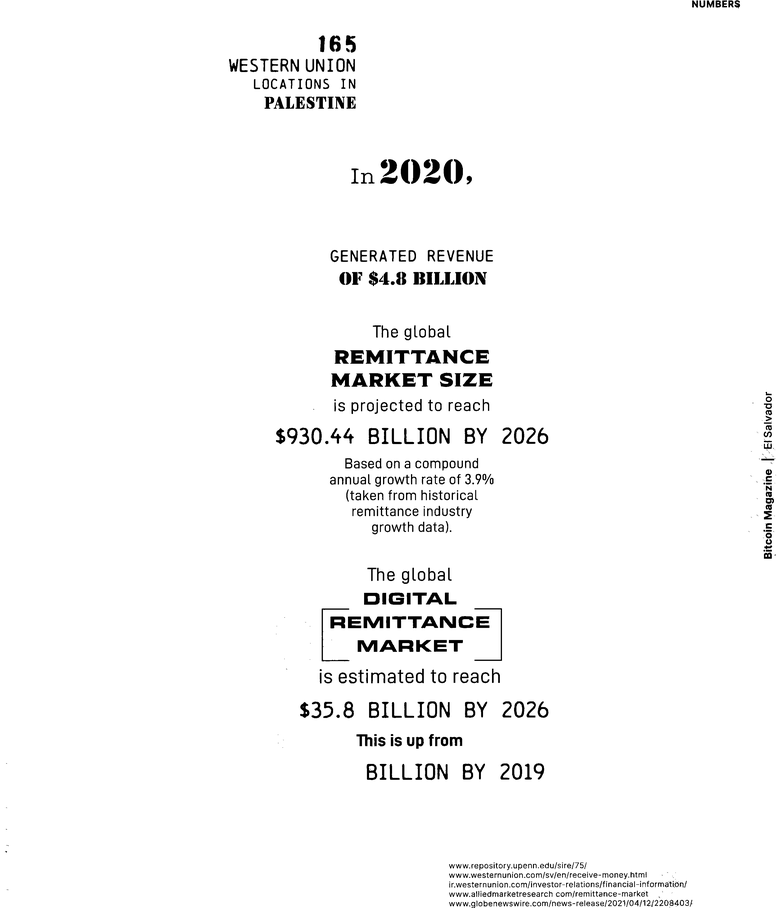
#> input picture solver/scan400/p72_mask.png, 777 x 908 px, shrunk from 3280 x 3832 before the run; its folder holds only this picture in this run
$ python p77_weight.py --img scan400/p72_mask.png
#> lines starting #> are read from the running program, lines starting #| are printed output that depends on the picture; after the words box and inside, x2 and y2 are one past the last pixel; in counts of white or black regions, pixels touching at a corner belong together
### solver/gap_cipher.py
#!/usr/bin/env python3
"""
WORD-SPACING as the hidden channel, measured on lossless 320 dpi bilevel masks.

WHY THIS, AND WHY ONLY NOW
Every typographic attack so far has gone after WEIGHT — bold as a null cipher,
bold as a Bacon cipher. Weight is the wrong signal for this artefact: the face
is a distressed typewriter, its glyphs vary in ink by design, and the measured
per-word calls never separated cleanly. Spacing is a different physical
quantity and a better one here, for a reason specific to this article: the
face is a TYPEWRITER face, so if it is monospaced every character advance is
one fixed pitch and a word gap is an integer number of pitches. One space
versus two is then a clean binary symbol — the oldest text-steganography
channel there is, and one that survives typesetting, printing and scanning.
It also matches the clue better than weight does: a key hidden IN THE TEXT,
invisible to a reader, is what double spaces are.

A FIRST VERSION OF THIS SCRIPT PRODUCED A CONFIDENT "NO CHANNEL" THAT WAS
WORTHLESS, and the reason is recorded here so it is not repeated. It sliced
lines by row-ink profile over the full page width, which merged body text with
the rotated sidebar and headline, giving 687px line-start spreads and word
"gaps" averaging 147px. Its null — the dip statistic on letter gaps — returned
exactly 1.00 on every page, because letter gaps are small integers and a
histogram of few distinct integer values always contains a perfect valley. A
saturated null cannot calibrate anything. Both faults are fixed below:
segmentation is by connected component, and the test is a BIC comparison
between one- and two-component Gaussian mixtures, calibrated against synthetic
unimodal samples matched to each page's own n, mean and sd.

  python3 gap_cipher.py --selftest
  python3 gap_cipher.py
"""
import argparse, glob, json, math, os, sys

import numpy as np
from PIL import Image

Image.MAX_IMAGE_PIXELS = None


# [41 lines left out: functions load_mask, components, group_lines, not called in this run]


def bic_1_vs_2(v, iters=80, sd_floor=None):
    """BIC of a 1-component vs a 2-component Gaussian fit (EM).

    Returns (bic1 - bic2, mu_lo, mu_hi, weight_hi). Positive means the
    two-component model is preferred.

    `sd_floor` stops a component collapsing onto a single repeated value, and
    it MUST scale with the data. It was originally hard-coded to 0.35, which
    suited raw pixel gaps and was then silently carried over to quantities
    normalised into units of ~1.0 with sd around 0.18 — a floor twice the whole
    spread of the data. That does not merely weaken the fit, it inverts the
    answer: both components are pinned so wide that EM converges to one mean
    and the two-component log-likelihood lands BELOW the one-component fit, so
    a genuinely bimodal sample is reported as unimodal with a large negative
    margin. Default is now a fraction of the sample's own spread.

    A single EM run from the quartiles also gets stuck inside a dominant peak
    when the second population is small, so several initialisations are tried
    and the best likelihood kept.
    """
    v = np.asarray(v, dtype=float)
    n = len(v)
    if n < 40:
        return -1e9, 0, 0, 0
    s = max(v.std(), 1e-6)
    ll1 = float(np.sum(-0.5 * ((v - v.mean()) / s) ** 2 - math.log(s * math.sqrt(2 * math.pi))))
    bic1 = 2 * math.log(n) - 2 * ll1

    floor = sd_floor if sd_floor is not None else max(0.02 * s, 1e-9)
    best = None
    for q in ((25, 75), (10, 90), (5, 60), (40, 97), (50, 99)):
        mu = np.array([np.percentile(v, q[0]), np.percentile(v, q[1])], float)
        if mu[1] - mu[0] < 1e-12:
            continue
        sd = np.array([s, s], dtype=float)
        w = np.array([0.5, 0.5])
        tot = None
        for _ in range(iters):
            p = np.stack([w[k] * np.exp(-0.5 * ((v - mu[k]) / sd[k]) ** 2)
                          / (sd[k] * math.sqrt(2 * math.pi)) for k in range(2)])
            tot = p.sum(axis=0) + 1e-300
            r = p / tot
            nk = r.sum(axis=1) + 1e-12
            w = nk / n
            mu = (r * v).sum(axis=1) / nk
            sd = np.maximum(np.sqrt((r * (v - mu[:, None]) ** 2).sum(axis=1) / nk),
                            floor)
        ll = float(np.sum(np.log(tot)))
        if best is None or ll > best[0]:
            best = (ll, mu.copy(), w.copy())
    if best is None:
        return -1e9, 0, 0, 0
    ll2, mu, w = best
    bic2 = 5 * math.log(n) - 2 * ll2
    o = np.argsort(mu)
    return bic1 - bic2, float(mu[o[0]]), float(mu[o[1]]), float(w[o[1]])


def null_margin(n, mean, sd, step=1.0, trials=300, seed=7, sd_floor=None):
    """Largest BIC margin a UNIMODAL sample of the same shape produces.

    This is the operation-matched null. Anything the real data scores below
    this is what the estimator does to data with no second cluster in it.

    300 trials, not a few dozen: the threshold is an upper-tail percentile, and
    estimating it from 40 draws left the realised false-positive rate at 17%
    against a nominal 5%.

    `step` must match the data's own quantization. Gaps are measured in whole
    pixels and then divided by their line's glyph width, so a normalised gap
    lands on a grid of 1/width, not on integers. Rounding the null to integers
    while the data sits on a 1/30 grid compares two different distributions and
    the margin it yields means nothing.
    """
    rng = np.random.default_rng(seed)
    out = []
    for _ in range(trials):
        v = np.round(rng.normal(mean, sd, n) / step) * step
        out.append(bic_1_vs_2(v, sd_floor=sd_floor)[0])
    return float(np.percentile(out, 95))


# [117 lines left out: functions measure, selftest, main, not called in this run]


# [2 lines that do not run on import are left out]

### solver/p77_weight.py
#!/usr/bin/env python3
"""
Is the sub-word bold on page 77 a real weight channel, or a distressed face?

WHY PAGE 77 DECIDES IT
This project ruled out per-CHARACTER bold twice, on the grounds that the calls
tracked glyph identity rather than weight: across the earlier pages v/i/l/u/d
were called bold ten to thirty times more often than a/c/n/o. That argument was
computed on 212 dpi JPEG of small dark-on-light type, and it may have been
measuring the measurement.

Page 77 is different, and it was never examined, because it is the one page the
scanner produced no text mask for — it is printed white-on-dark, so there was
no black-on-white layer to separate, and it also happens to have been scanned
upside down. Rotated and rendered at 600 dpi it is by a wide margin the best
conditioned text in the artefact: large, wide-tracked, high-contrast. At that
resolution the sub-word bold is plainly visible — "star(ve) to (death) as (the)
resu(l)t" — so the question is no longer whether it can be seen but what it is.

THE DISCRIMINATOR
A cipher needs TWO WEIGHTS OF ONE FACE. A distressed typewriter face needs only
one weight with uneven ink. They differ in a way that does not depend on
reading anything:

  cipher            instances of the SAME letter fall into two separated
                    clusters, because the same glyph is set both ways
  distressed face   instances of the same letter form ONE spread-out cluster,
                    because ink varies continuously and per-glyph

So the test is within-letter bimodality, run per letter identity and pooled,
against the operation-matched unimodal null already calibrated in gap_cipher
(7% realised false-positive rate at a nominal 5%).

A second, assumption-free check needs no transcript alignment at all: find
repeated WORDS on the page and ask whether the same word appears at two
different weights.

  python3 p77_weight.py --selftest
  python3 p77_weight.py --img <600dpi p77 png>
"""
import argparse, os, re, sys
from collections import defaultdict

import numpy as np
from PIL import Image
from scipy import ndimage

from gap_cipher import bic_1_vs_2, null_margin

Image.MAX_IMAGE_PIXELS = None

# The body lines of p77, in print order. Display headline (17-21) excluded:
# it is a different face at a different size and would confound weight.
BODY = list(range(1, 17)) + list(range(22, 33))


def transcript(pageno=77, path="article_transcript.txt"):
    raw = open(path, encoding="utf-8").read()
    parts = re.split(r"^=== PAGE (\d+).*?===$", raw, flags=re.M)
    it = iter(parts[1:])
    for num, body in zip(it, it):
        if int(num) == pageno:
            return [l.strip() for l in body.splitlines() if l.strip()]
    return []


def ink_of(path, invert=None):
    """Boolean ink mask, with the POLARITY DECIDED FROM THE DATA.

    Page 77 is white text on dark paper, the other pages are the reverse, and
    getting this backwards does not fail loudly — it segments the paper as if
    it were ink and returns a few hundred fragments that look like a plausible
    glyph count. Ink is whichever side of the threshold is the minority class.
    """
    g = np.asarray(Image.open(path).convert("L")).astype(np.float32)
    # Otsu, with the numerator's `tot` factor that an earlier version of this
    # project dropped — without it the score climbs monotonically and the
    # threshold comes back as 254 on every page.
    h, _ = np.histogram(g, bins=256, range=(0, 256))
    tot = h.sum()
    idx = np.arange(256)
    w = np.cumsum(h)
    mt = float((idx * h).sum())
    m = np.cumsum(idx * h)
    num = (m * tot - w * mt) ** 2
    den = (tot ** 2) * w * (tot - w)
    valid = den > 0                      # degenerate splits excluded, not fudged
    score = np.where(valid, num / np.where(valid, den, 1), -1.0)
    thr = int(np.argmax(score))
    bright = g > thr
    ink = bright if bright.mean() < 0.5 else ~bright
    if invert is not None:                       # explicit override for tests
        ink = (g <= thr) if invert else (g > thr)
    return ink, thr


def glyphs(ink, min_h, max_h, min_px):
    lab, n = ndimage.label(ink)
    objs = ndimage.find_objects(lab)
    out = []
    for i, sl in enumerate(objs, start=1):
        if sl is None:
            continue
        y0, y1, x0, x1 = sl[0].start, sl[0].stop, sl[1].start, sl[1].stop
        if not (min_h <= y1 - y0 <= max_h):
            continue
        m = lab[sl] == i
        if int(m.sum()) < min_px:
            continue
        out.append({"bbox": (x0, y0, x1, y1), "mask": m})
    return out


def stroke(m):
    """Mean stroke width = 2x the mean distance-to-edge over the ridge."""
    d = ndimage.distance_transform_edt(np.pad(m, 1))[1:-1, 1:-1]
    v = d[m]
    if v.size == 0:
        return 0.0
    return float(2.0 * v[v >= np.percentile(v, 70)].mean())


def merge_marks(line, xtol=0.55):
    """Merge components that are parts of ONE character.

    Connected components are not characters: the dot of an i or j, the two
    halves of a colon, a quote mark and an accent each arrive separately. A
    raw component count therefore overshoots the character count — here by
    roughly 15% — and any transcript alignment built on it silently shifts
    every identity after the first split glyph. Components whose horizontal
    extents overlap by more than `xtol` of the narrower one are combined.
    """
    out = []
    for c in sorted(line, key=lambda c: c["bbox"][0]):
        if out:
            px0, py0, px1, py1 = out[-1]["bbox"]
            x0, y0, x1, y1 = c["bbox"]
            ov = min(px1, x1) - max(px0, x0)
            if ov > 0 and ov >= xtol * min(px1 - px0, x1 - x0):
                nb = (min(px0, x0), min(py0, y0), max(px1, x1), max(py1, y1))
                m = np.zeros((nb[3] - nb[1], nb[2] - nb[0]), dtype=bool)
                for g in (out[-1], c):
                    gx0, gy0, gx1, gy1 = g["bbox"]
                    m[gy0 - nb[1]:gy1 - nb[1], gx0 - nb[0]:gx1 - nb[0]] |= g["mask"]
                out[-1] = {"bbox": nb, "mask": m}
                continue
        out.append(c)
    return out


def lines_of(gl, tol):
    rows = sorted(gl, key=lambda c: (c["bbox"][1] + c["bbox"][3]) / 2)
    out, cur = [], [rows[0]]
    for c in rows[1:]:
        cc = np.mean([(x["bbox"][1] + x["bbox"][3]) / 2 for x in cur])
        if abs((c["bbox"][1] + c["bbox"][3]) / 2 - cc) <= tol:
            cur.append(c)
        else:
            out.append(cur)
            cur = [c]
    out.append(cur)
    return [sorted(l, key=lambda c: c["bbox"][0]) for l in out]


def selftest():
    """Two-weight text must be called; one-weight distressed text must not."""
    rng = np.random.default_rng(5)
    n = 240
    # A single weight with heavy per-glyph ink variation — a distressed face.
    distressed = rng.normal(6.0, 1.1, n)
    nul = null_margin(n, distressed.mean(), distressed.std(), step=0.05)
    m1 = bic_1_vs_2(distressed)[0]
    ok1 = m1 <= nul
    sys.stderr.write(f"  distressed single weight: margin {m1:+.1f} vs null "
                     f"{nul:+.1f} -> {'correctly not called' if ok1 else 'FALSE POSITIVE'}\n")
    # Two genuine weights, 1.5x apart, with the same per-glyph noise.
    two = np.concatenate([rng.normal(6.0, 0.6, 170), rng.normal(9.0, 0.6, 70)])
    m2, lo, hi, w = bic_1_vs_2(two)
    nul2 = null_margin(len(two), two.mean(), two.std(), step=0.05)
    ok2 = m2 > nul2 and hi / lo > 1.25
    sys.stderr.write(f"  two real weights: margin {m2:+.1f} vs null {nul2:+.1f}, "
                     f"{lo:.1f}/{hi:.1f} (ratio {hi/lo:.2f}) -> "
                     f"{'detected' if ok2 else 'FAIL'}\n")
    sys.stderr.write("  SELFTEST " + ("PASS\n" if ok1 and ok2 else "FAIL\n"))
    return ok1 and ok2


def words_of(line, wgap=0.55):
    """Split a line's glyphs into words at gaps wider than `wgap` of a pitch."""
    w = float(np.median([c["bbox"][2] - c["bbox"][0] for c in line])) or 1.0
    out, cur = [], [line[0]]
    for a, b in zip(line, line[1:]):
        if (b["bbox"][0] - a["bbox"][2]) > wgap * w:
            out.append(cur)
            cur = [b]
        else:
            cur.append(b)
    out.append(cur)
    return out


def main():
    ap = argparse.ArgumentParser()
    ap.add_argument("--img", required=True)
    ap.add_argument("--pageno", type=int, default=77)
    ap.add_argument("--first", type=int, default=21,
                    help="index of the first detected line of the block")
    ap.add_argument("--tfirst", type=int, default=22,
                    help="transcript line number that block starts at")
    ap.add_argument("--nlines", type=int, default=11)
    ap.add_argument("--skip", type=int, nargs="*", default=[29],
                    help="detected lines to drop (knocked-out highlight bars)")
    ap.add_argument("--selftest", action="store_true")
    a = ap.parse_args()

    if not selftest():
        sys.exit("estimator fails its controls; refusing to report")
    if a.selftest:
        return

    ink, thr = ink_of(a.img)
#> in ink_of, `h, _ = np.histogram(g, bins=256, range=(0, 256))`: h = 256 values, max 658624 at index 255, min 56 at index 128, mean 2755.9
#> in ink_of, `tot = h.sum()`: tot = 705516
#> in ink_of, `w = np.cumsum(h)`: w = 256 values from 5588 to 705516
#> in ink_of, `mt = float((idx * h).sum())`: mt = 174879173
#> in ink_of, `m = np.cumsum(idx * h)`: m = 256 values from 0 to 174879173
#> in ink_of, `num = (m * tot - w * mt) ** 2`: num = 256 values, max 1.13e+25 at index 247, min 0 at index 255, mean 7.7e+24
#> in ink_of, `den = (tot ** 2) * w * (tot - w)`: den = 256 values, max 9163807927019264048 at index 169, min -9013612427703909200 at index 40, mean 3.64e+17
#> in ink_of, `score = np.where(valid, num / np.where(valid, den, 1), -1.0)`: score = 256 values, max 155891130.7 at index 177, min -1 at index 0, mean 2959820.3
#> in ink_of, `thr = int(np.argmax(score))`: thr = 177
#> in ink_of, `bright = g > thr`:
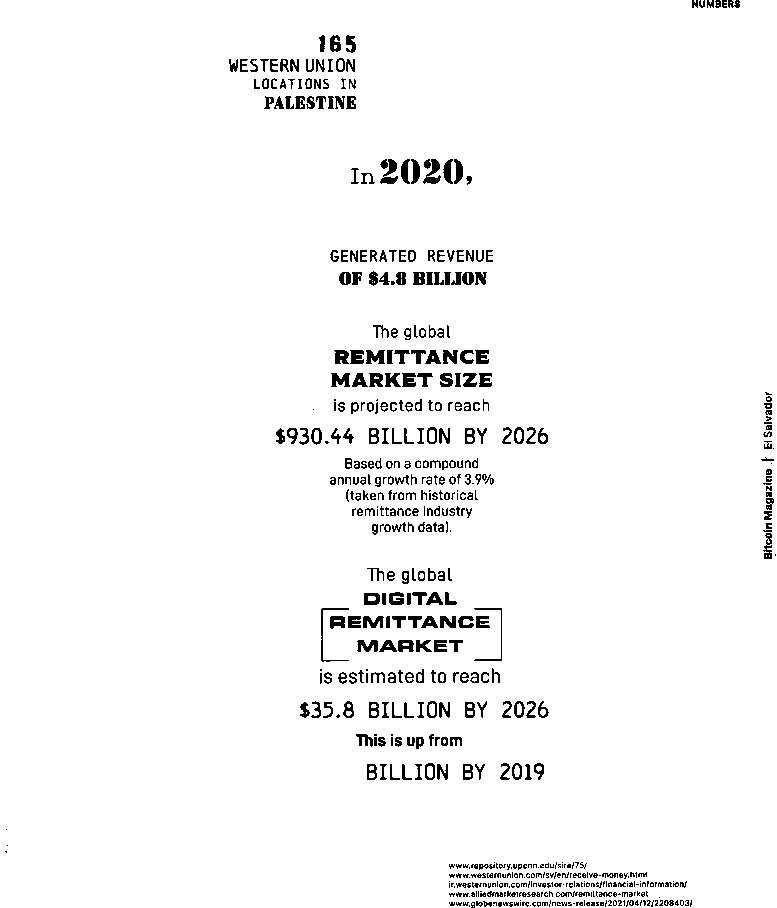
#> bright: shape (908, 777) bool; 96.7% white; 561 black regions (211 under 20 px), largest, box (x1, y1, x2, y2) and area: (380, 159, 398, 184) 213, (423, 159, 441, 184) 211, (366, 350, 385, 364) 189
#> thr = 177
    H, W = ink.shape
#> H = 908; W = 777
    s = H / 6600.0
#> s = 0.138
    gl = glyphs(ink, int(20 * s), int(150 * s), int(60 * s))
#> in glyphs, `lab, n = ndimage.label(ink)`:
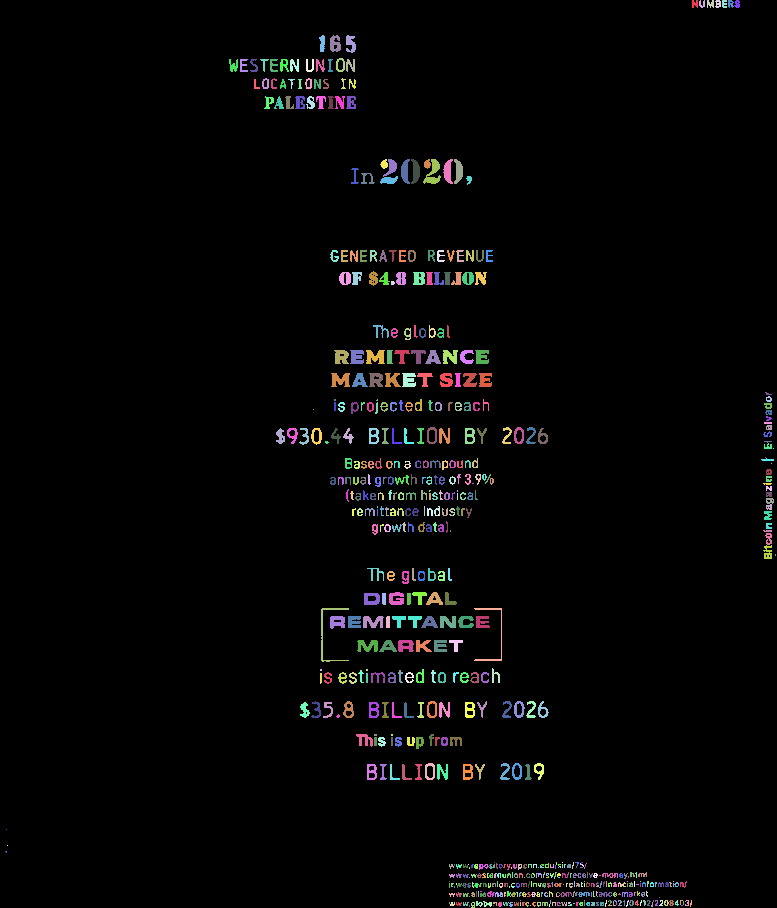
#> lab: shape (908, 777) int32; 647 distinct labels, from 0 to 646; one colour per label, 0 black
#> in glyphs, `lab, n = ndimage.label(ink)`: n = 646
#> in glyphs, `objs = ndimage.find_objects(lab)`: objs = 646 items
#> the loop in glyphs, `for i, sl in enumerate(objs, start=1):` made 646 passes
#> (y0, y1, x0, x1) on passes 1 to 3: (0, 8, 692, 698), (0, 8, 699, 705), (0, 8, 707, 714)
#> after the loop in glyphs, `for i, sl in enumerate(objs, start=1):`: out = 493 items
#> gl = 493 items
    lines = [merge_marks(l) for l in lines_of(gl, tol=22 * s) if len(l) >= 6]
#> in lines_of, `out, cur = [], [rows[0]]`: out = []
#> the loop in lines_of, `for c in rows[1:]:` made 492 passes
#> cc on passes 1 to 3: 4, 4, 4
#> after the loop in lines_of, `for c in rows[1:]:`: out = 52 items
#> in merge_marks, `out = []`: out = []
#> the loop in merge_marks, `for c in sorted(line, key=lambda c: c["bbox"][0]):` made 7 passes
#> (px0, px1, ov) on passes 2 to 7: (692, 698, -1), (699, 705, -2), (707, 714, -1), (715, 721, -1), (722, 727, -1), (728, 734, 0)
#> after the loop in merge_marks, `for c in sorted(line, key=lambda c: c["bbox"][0]):`: out = 7 items
#> the loop in merge_marks (call 2), `for c in sorted(line, key=lambda c: c["bbox"][0]):` made 12 passes
#> (px0, py0, px1, ov) on passes 2 to 12: (229, 59, 238, -2), (240, 59, 248, -2), (250, 59, 258, -2), (260, 59, 269, -1), (270, 59, 278, -2), (280, 59, 289, -1), (290, 59, 299, -7), (306, 59, 314, -2), (316, 59, 325, -3), (328, 59, 333, -3), (336, 58, 345, -1)
    sys.stderr.write(f"\n  {os.path.basename(a.img)} {W}x{H}, Otsu {thr}, "
                     f"{len(gl)} components, {len(lines)} lines\n")

    tl = transcript(a.pageno)
#> (reads solver/article_transcript.txt from the repository)
    blk = [(i, lines[i]) for i in
           range(a.first, min(a.first + a.nlines, len(lines)))
           if i not in a.skip]
    twant = [tl[a.tfirst - 1 + k] for k in range(a.nlines)
             if (a.first + k) not in a.skip]

    # Per-WORD alignment with a per-word count check. Whole-line alignment
    # fails here because the distressed face breaks some strokes into two
    # components, so a line can overshoot by a few glyphs; aligning word by
    # word confines the damage to the word that broke instead of shifting every
    # identity after it.
    per_letter = defaultdict(list)
    per_word = defaultdict(list)
    used = skipped = 0
    for (li, line), text in zip(blk, twant):
        dwords = words_of(line)
        twords = text.split()
        if len(dwords) != len(twords):
            skipped += len(twords)
            continue
        v = np.array([stroke(c["mask"]) for c in line])
        med = np.median(v) or 1.0
        k = 0
        for dw, tw in zip(dwords, twords):
            n = len(dw)
            vals = v[k:k + n] / med
            k += n
            if n != len(tw):
                skipped += 1
                continue
            used += 1
            per_word[tw.lower().strip(".,'\"()")].append(float(np.mean(vals)))
            for ch, x in zip(tw.lower(), vals):
                if ch.isalpha():
                    per_letter[ch].append(float(x))
#> this loop made 8 passes

    sys.stderr.write(f"  {used} words aligned, {skipped} skipped on a count "
                     f"mismatch\n")
    if used < 40:
#> (the run stopped early here; a loop or call above may not have finished)
